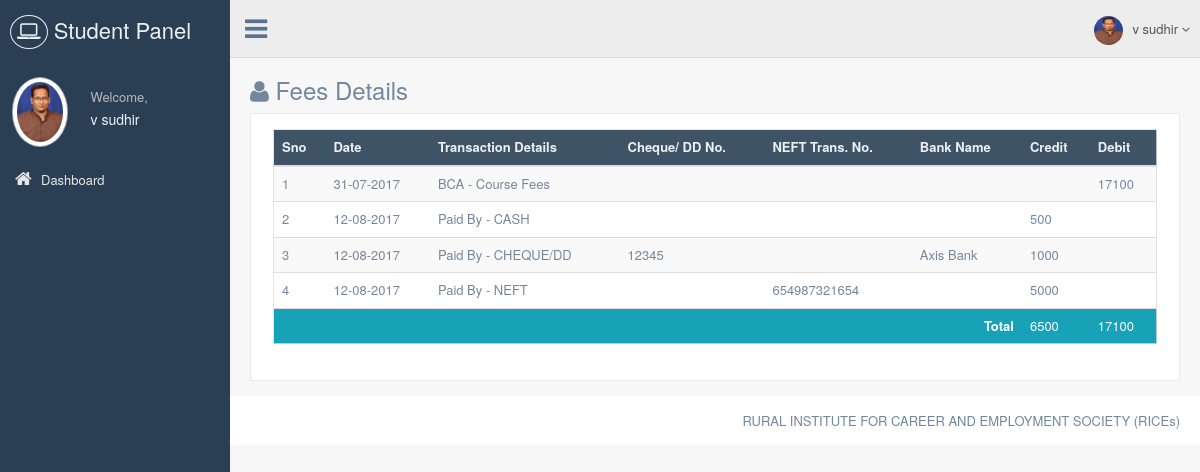
/studentpanel/fees.php (signed in), run on an earlier commit of the app's database.
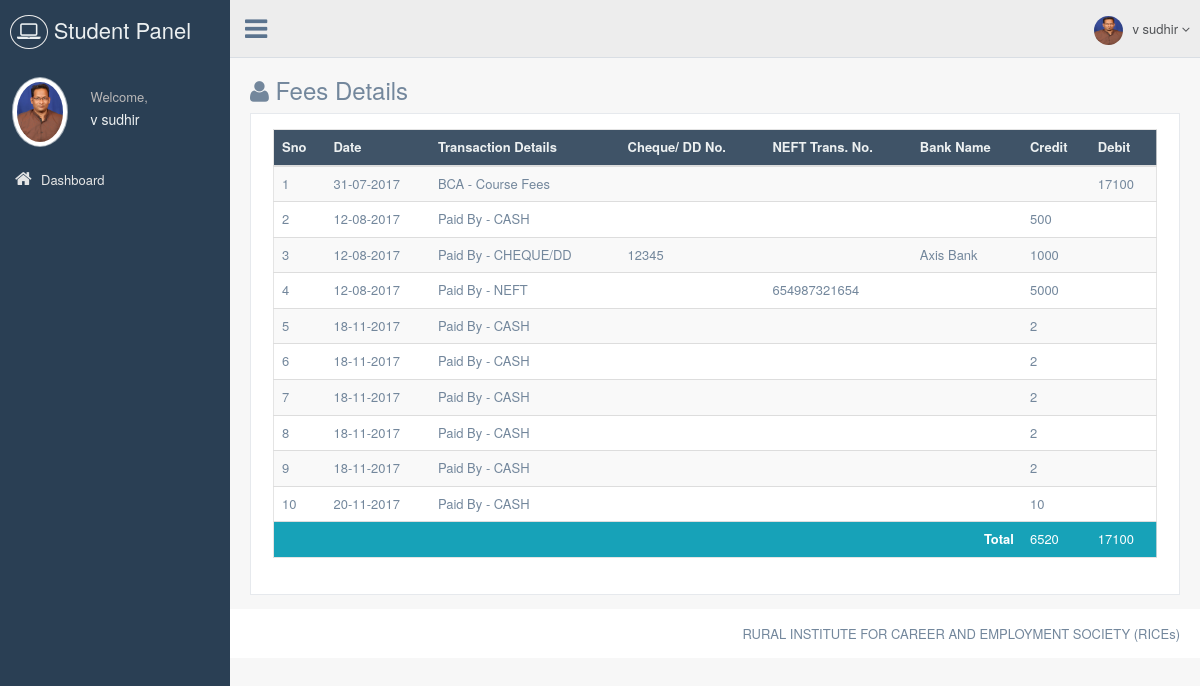
And on a later commit of the database.
### tables this page shows
CREATE TABLE `fees_payment` (
  `Payment_Id` int(11) NOT NULL,
  `Payment_Date` datetime NOT NULL,
  `Paid_Amt` float NOT NULL,
  `Payment_Mode` tinyint(4) NOT NULL,
  `Cheque_DD_No` varchar(30) DEFAULT NULL,
  `Transaction_No` varchar(30) DEFAULT NULL,
  `Which_Bank_Cheque_DD` varchar(75) DEFAULT NULL,
  `Student_Id` int(11) NOT NULL,
  `CM_Id` smallint(6) NOT NULL,
  `Receipt_no` varchar(100) NOT NULL
);

### libraries/classes/DBConn.php (called while the page is built, shortened)
<?php
class DBConn  extends Conn {
	 function ExecuteQuery($userQuery)
	{
		$result= mysql_query($userQuery);
                $num_fields = mysql_num_fields($result);
				$obj = array();
				$x=1;
				while($row=mysql_fetch_array($result)){
				  for($j=0;$j<$num_fields;$j++){
					 $name = mysql_field_name($result, $j);
					 $obj[$x][$name]=$row[$name];
					}
					$x++;
					}
     return $obj;
	}
}
?>

### studentpanel/fees.php (the view, shortened to what this page needs)
<?php
require_once(PATH_LIBRARIES.'/classes/DBConn.php');
require_once(PATH_STUDENT_INCLUDE.'/header.php');
$getfees=$db->ExecuteQuery("SELECT Payment_Id, DATE_FORMAT(Payment_Date,'%d-%m-%Y') AS Payment_Date, Paid_Amt, CASE WHEN Payment_Mode=1 THEN 'CASH' WHEN Payment_Mode=2 THEN 'CHEQUE/DD' WHEN Payment_Mode=3 THEN 'NEFT' END AS Payment_Mode, Cheque_DD_No, Transaction_No, Which_Bank_Cheque_DD FROM fees_payment WHERE Student_Id=".$_SESSION['sid']);
$getCourseAmt=$db->ExecuteQuery("SELECT DATE_FORMAT(Reg_Date,'%d-%m-%Y') AS Reg_Date, Course_Name, CASE WHEN Mode='regular' THEN (Application_Fee + Learning_Fee + Registration_Fee + Exam_Fee) WHEN Mode='online' THEN (Application_Fee + Learning_Fee + Registration_Fee + Exam_Fee) WHEN Mode='private' THEN Exam_Fee END AS Total_Fees
FROM student_master s
LEFT JOIN course_master cm ON s.Course_Id=cm.Course_Id
WHERE Student_Id=".$_SESSION['sid']);
$TotalPaidAmt=$db->ExecuteQuery("SELECT SUM(Paid_Amt) AS Paid_Amt FROM fees_payment WHERE Student_Id=".$_SESSION['sid']);
?>
<div>
  <div class="page-title">
    <div class="title_left">
      <h3><i class="fa fa-user" aria-hidden="true"></i> Fees Details</h3>
    </div>
  </div>
  <div class="row">
    <div class="col-md-12 col-sm-12 col-xs-12">
      <div class="x_panel">
        <div class="x_content">
        	<table class="table table-striped table-hover jambo_table">
				<thead>
					<tr class="headings">
						<th class="column-title">Sno</th>
						<th class="column-title">Date</th>
						<th class="column-title">Transaction Details</th>
						<th class="column-title">Cheque/ DD No.</th>
						<th class="column-title">NEFT Trans. No.</th>
						<th class="column-title">Bank Name</th>
						<th class="column-title">Credit</th>
						<th class="column-title">Debit</th>
					</tr>
				</thead>
				<tbody>
					<tr>
						<td>1</td>
						<td><?php echo $getCourseAmt[1]['Reg_Date'] ?></td>
						<td><?php echo $getCourseAmt[1]['Course_Name'] ?> - Course Fees</td>
						<td></td>
						<td></td>
						<td></td>
						<td></td>
						<td><?php echo $getCourseAmt[1]['Total_Fees'] ?></td>
					</tr>
					<?php $i = 2;
					foreach($getfees as $getfeesVal){ ?>
					<tr>
						<td><?php echo $i ?></td>
						<td><?php echo $getfeesVal['Payment_Date'] ?></td>
						<td>Paid By - <?php echo $getfeesVal['Payment_Mode'] ?></td>
						<td><?php echo $getfeesVal['Cheque_DD_No'] ?></td>
						<td><?php echo $getfeesVal['Transaction_No'] ?></td>
						<td><?php echo $getfeesVal['Which_Bank_Cheque_DD'] ?></td>
						<td><?php echo $getfeesVal['Paid_Amt'] ?></td>
						<td></td>
					</tr>
					<?php $i++;}
					?>
				</tbody>
				<tfoot>
					<tr>
						<td colspan="6" align="right"><strong>Total</strong></td>
						<td><?php echo $TotalPaidAmt[1]['Paid_Amt']; ?></td>
						<td><?php echo $getCourseAmt[1]['Total_Fees'] ?></td>
					</tr>
				</tfoot>
			</table>
        </div>
      </div>
    </div>
  </div>
</div>
<?php require_once(PATH_STUDENT_INCLUDE.'/footer.php'); ?>

What changed in the data, as far as the page shows it:
added fees_payment: Payment_Date "18-11-2017", Payment_Mode "CASH", Paid_Amt "2"
added fees_payment: Payment_Date "18-11-2017", Payment_Mode "CASH", Paid_Amt "2"
added fees_payment: Payment_Date "18-11-2017", Payment_Mode "CASH", Paid_Amt "2"
added fees_payment: Payment_Date "18-11-2017", Payment_Mode "CASH", Paid_Amt "2"
added fees_payment: Payment_Date "18-11-2017", Payment_Mode "CASH", Paid_Amt "2"
added fees_payment: Payment_Date "20-11-2017", Payment_Mode "CASH", Paid_Amt "10"
Also different on the page:
$TotalPaidAmt[1]['Paid_Amt']: "6500" → "6520"
